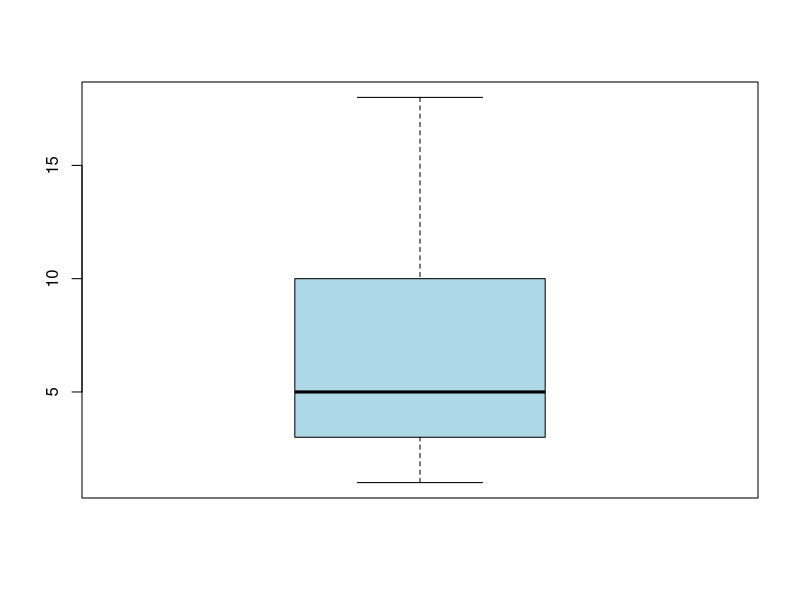

Recreate this plot in R.
## ---- chunk 1
numb<-sample(1:20,15,replace=TRUE)
## ---- chunk 2
numb
## ---- chunk 3
boxplot(numb, col="lightblue")
## ---- chunk 4
summary(numb)
